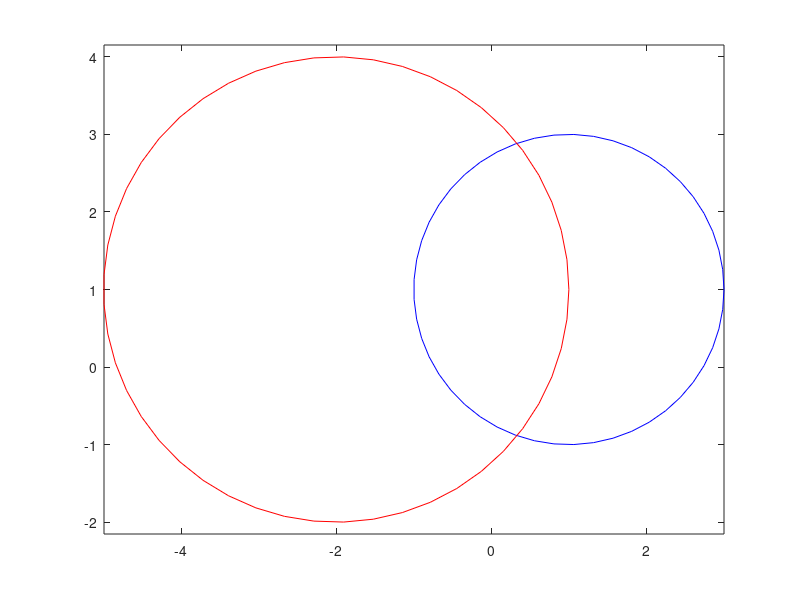

MATLAB code for this plot:
R = 2;
XC = 1;
YC = 1;
T = linspace(0,2*pi,50);
X = R*cos(T) + XC;
Y = R*sin(T) + YC;
plot(X,Y,'b')
axis equal
hold on
E = 3;
XCC = -2;
YCC = 1;
XX = E*cos(T) + XCC;
YY = E*sin(T) + YCC;
plot(XX,YY,'r')
